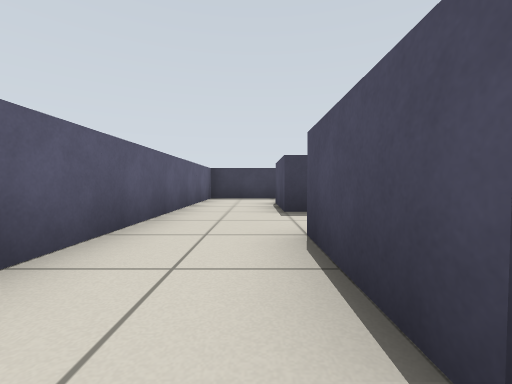
View 1 (above)

18 first-person views from a walk through a robot-simulator world made for Gazebo. The camera is 0.51 m above the floor, tilts 2° down and sees 90° across. The floor is counted in squares, 1 m on a side. Each view is taken from the middle of a square. On the plan, view 1 faces up. The plan holds only what a view shows up to about 9 squares ahead; the rest is blank. The robots in the file are not drawn.

View 2
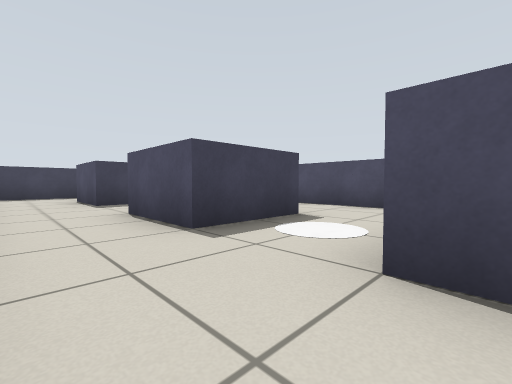

View 3
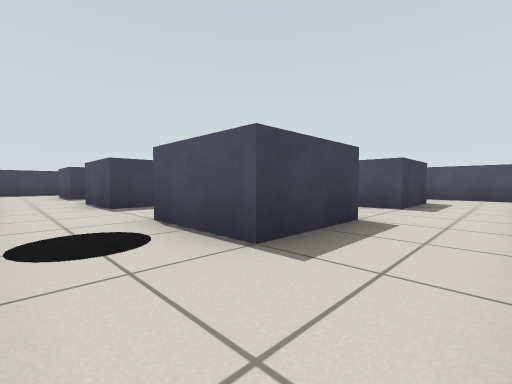

View 4
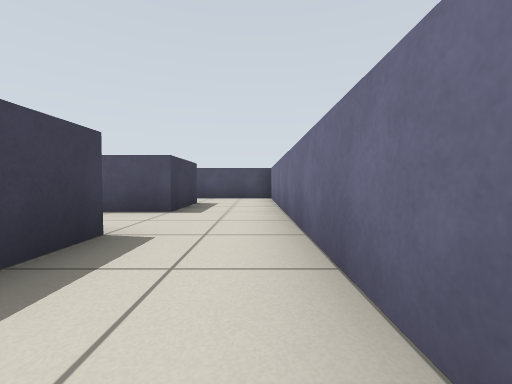

View 5
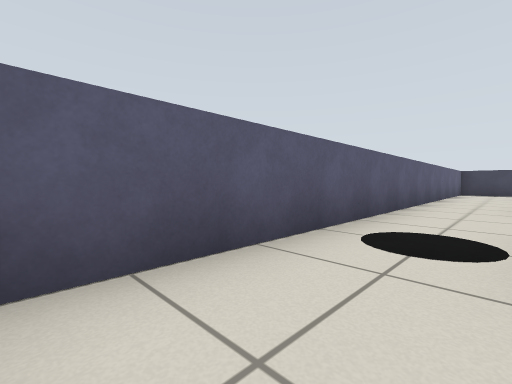

View 6
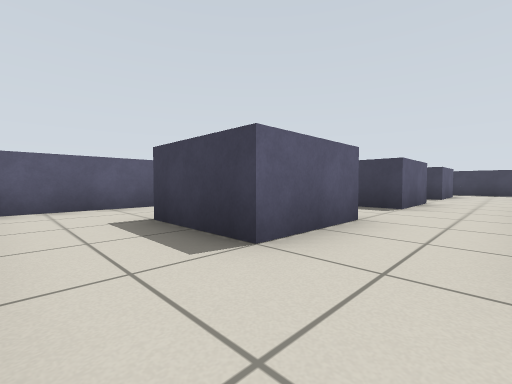

View 7
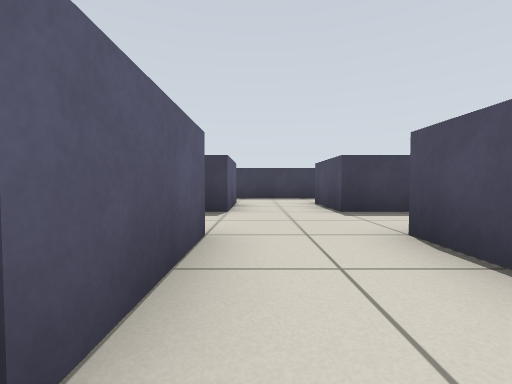

View 8
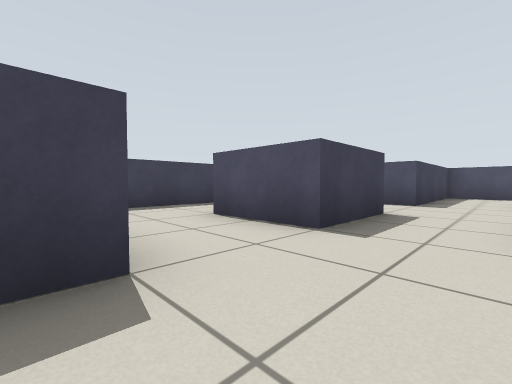

View 9
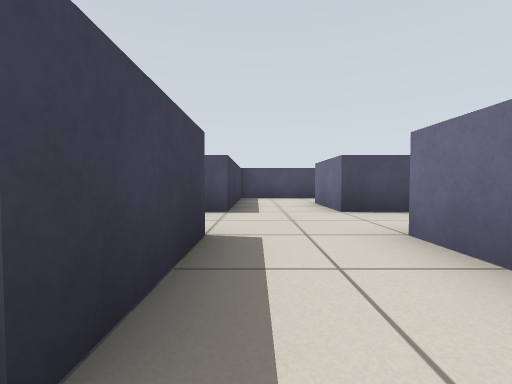

View 10
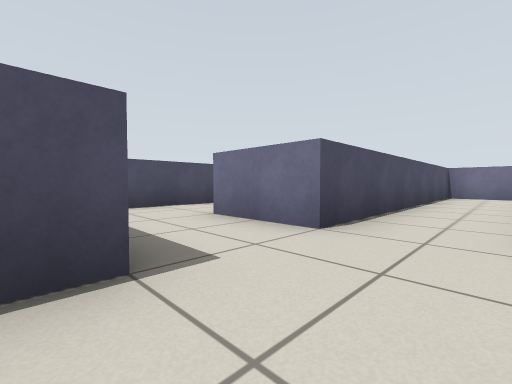

View 11
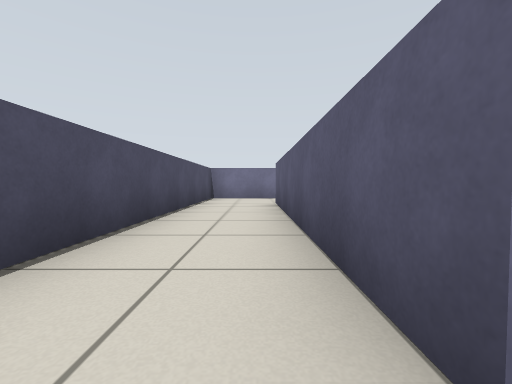

View 12
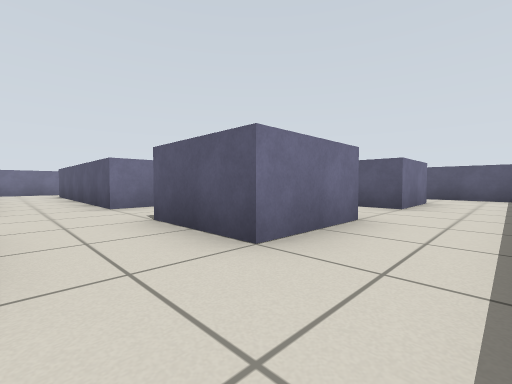

View 13
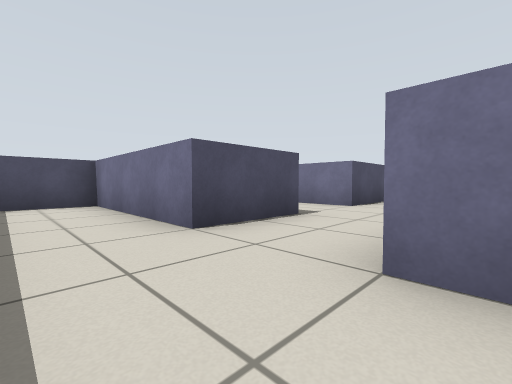

View 14
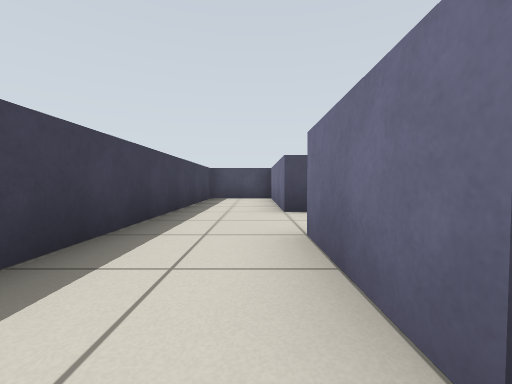

View 15
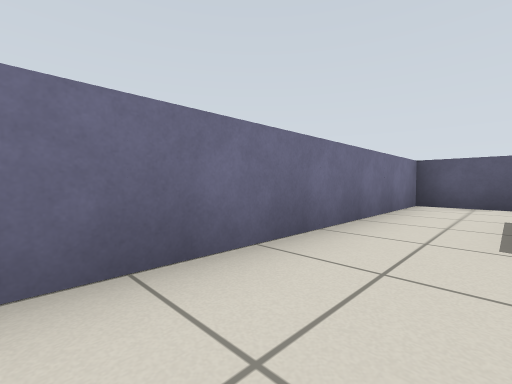

View 16
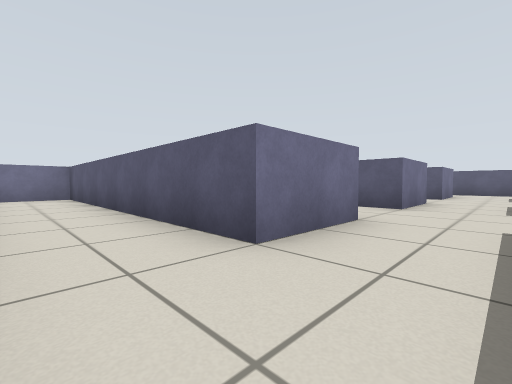

View 17
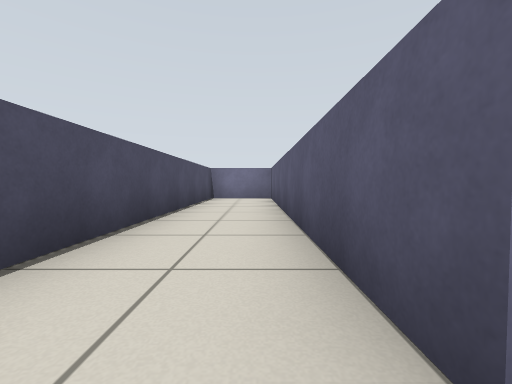

View 18
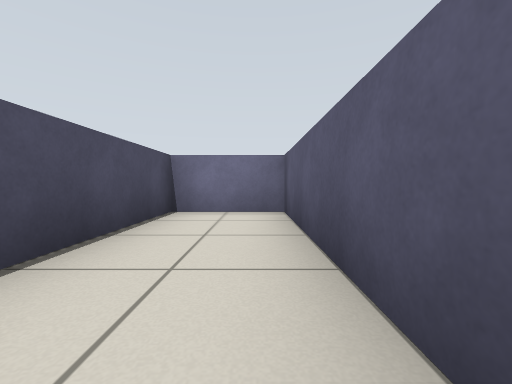

### Floor plan
Ten units are one square. View 1 is at (0, 0); x grows to the right and y downward. Boxes are objects, and circles mark ways between rooms. Rooms are numbered by the first view taken in them; rooms with no view inside come last. Other rooms are left out.
<svg viewBox="-20 -90 150 150">
<path fill="none" stroke="#000" d="M25 -5 5 -5 5 -25M-15 -25 -15 15M25 35 5 35 5 15M-15 15 -15 55 25 55M25 55 65 55M65 35 45 35 45 22M25 14 25 35M25 -25 25 -5M45 2 45 -25M5 -25 25 -25M25 -45 5 -45 5 -65M-15 -65 -15 -25M45 -25 65 -25M65 -45 45 -45 45 -65M25 -65 25 -45M65 -25 65 35M105 -45 85 -45 85 -65M65 -65 65 -45M65 55 85 55 85 -25 105 -25M85 -65 125 -65 125 -85 66 -85M45 -65 65 -65M66 -85 24 -85M105 -25 105 55 125 55 125 -45 105 -45M9 -85 -15 -85 -15 -65M5 -65 25 -65"/>
<circle cx="-5" cy="25" r="3" fill="#2a7"/>
<circle cx="15" cy="5" r="3" fill="#2a7"/>
<circle cx="-5" cy="-15" r="3" fill="#2a7"/>
<circle cx="15" cy="45" r="3" fill="#2a7"/>
<circle cx="35" cy="25" r="3" fill="#2a7"/>
<circle cx="55" cy="45" r="3" fill="#2a7"/>
<circle cx="35" cy="-15" r="3" fill="#2a7"/>
<circle cx="15" cy="-35" r="3" fill="#2a7"/>
<circle cx="-5" cy="-55" r="3" fill="#2a7"/>
<circle cx="55" cy="-35" r="3" fill="#2a7"/>
<circle cx="35" cy="-55" r="3" fill="#2a7"/>
<circle cx="75" cy="-55" r="3" fill="#2a7"/>
<circle cx="95" cy="-35" r="3" fill="#2a7"/>
<circle cx="55" cy="-75" r="3" fill="#2a7"/>
<circle cx="15" cy="-75" r="3" fill="#2a7"/>
<text x="0" y="0">1</text>
<text x="0" y="40">2</text>
<text x="40" y="40">3</text>
<text x="30" y="-10">4</text>
<text x="0" y="-40">5</text>
<text x="40" y="-40">6</text>
<text x="80" y="-10">7</text>
<text x="90" y="-80">8</text>
<text x="40" y="-80">9</text>
<text x="110" y="0">10</text>
<text x="0" y="-80">11</text>
</svg>
Room 1 opens to room 2. Room 1 opens to room 4. Room 1 opens to room 5. Room 2 opens to room 3. Room 3 opens to room 4. Room 3 opens to room 7. Room 4 opens to room 6. Room 5 opens to room 6. Room 5 opens to room 11. Room 6 opens to room 7. Room 6 opens to room 9. Room 7 opens to room 8. Room 7 opens to room 10. Room 8 opens to room 9. Room 9 opens to room 11.

Where each view was taken, in squares from view 1:
view 1: 0 up, 0 right, facing up
view 2: 2 down, 1 left, facing up-right
view 3: 5 down, 1 left, facing up-right
view 4: 5 down, 0 right, facing right
view 5: 5 down, 0 right, facing up-left
view 6: 5 down, 4 right, facing up-left
view 7: 0 up, 3 right, facing up
view 8: 3 up, 2 right, facing up-right
view 9: 4 up, 4 right, facing right
view 10: 5 up, 7 right, facing down-right
view 11: 3 up, 7 right, facing down
view 12: 8 up, 8 right, facing down-left
view 13: 8 up, 6 right, facing down-right
view 14: 7 up, 4 right, facing right
view 15: 4 down, 5 right, facing down-left
view 16: 4 up, 12 right, facing down-left
view 17: 3 up, 11 right, facing down
view 18: 1 down, 11 right, facing down
